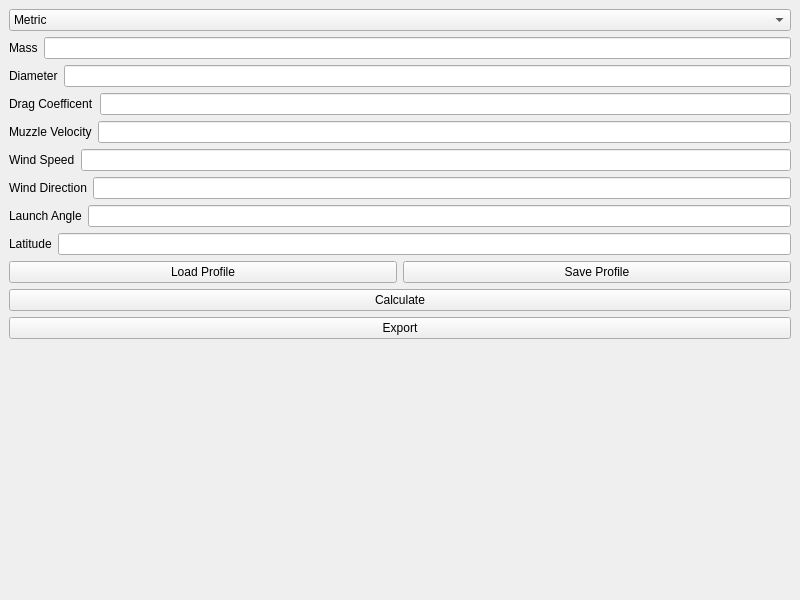
<?xml version="1.0" encoding="UTF-8"?>
<ui version="4.0">
 <class>MainWindow</class>
 <widget class="QMainWindow" name="MainWindow">
  <property name="geometry">
   <rect>
    <x>0</x>
    <y>0</y>
    <width>800</width>
    <height>600</height>
   </rect>
  </property>
  <property name="windowTitle">
   <string>MainWindow</string>
  </property>
  <widget class="QWidget" name="centralwidget">
   <layout class="QVBoxLayout" name="verticalLayout">
    <item>
     <widget class="QComboBox" name="unitComboBox">
      <item>
       <property name="text">
        <string>Metric</string>
       </property>
      </item>
      <item>
       <property name="text">
        <string>Imperial</string>
       </property>
      </item>
     </widget>
    </item>
    <item>
     <layout class="QHBoxLayout" name="horizontalLayout">
      <item>
       <widget class="QLabel" name="massLabel">
        <property name="text">
         <string>Mass</string>
        </property>
       </widget>
      </item>
      <item>
       <widget class="QLineEdit" name="massEdit"/>
      </item>
     </layout>
    </item>
    <item>
     <layout class="QHBoxLayout" name="horizontalLayout_2">
      <item>
       <widget class="QLabel" name="diameterLabel">
        <property name="text">
         <string>Diameter</string>
        </property>
       </widget>
      </item>
      <item>
       <widget class="QLineEdit" name="diameterEdit"/>
      </item>
     </layout>
    </item>
    <item>
     <layout class="QHBoxLayout" name="horizontalLayout_8">
      <item>
       <widget class="QLabel" name="dragCoeffLabel">
        <property name="text">
         <string>Drag Coefficent</string>
        </property>
       </widget>
      </item>
      <item>
       <widget class="QLineEdit" name="dragCoeffEdit"/>
      </item>
     </layout>
    </item>
    <item>
     <layout class="QHBoxLayout" name="horizontalLayout_3">
      <item>
       <widget class="QLabel" name="muzzleVelocityLabel">
        <property name="text">
         <string>Muzzle Velocity</string>
        </property>
       </widget>
      </item>
      <item>
       <widget class="QLineEdit" name="muzzleVelocityEdit"/>
      </item>
     </layout>
    </item>
    <item>
     <layout class="QHBoxLayout" name="horizontalLayout_4">
      <item>
       <widget class="QLabel" name="windSpeedLabel">
        <property name="text">
         <string>Wind Speed</string>
        </property>
       </widget>
      </item>
      <item>
       <widget class="QLineEdit" name="windSpeedEdit"/>
      </item>
     </layout>
    </item>
    <item>
     <layout class="QHBoxLayout" name="horizontalLayout_6">
      <item>
       <widget class="QLabel" name="windDirectionLabel">
        <property name="text">
         <string>Wind Direction</string>
        </property>
       </widget>
      </item>
      <item>
       <widget class="QLineEdit" name="windDirectionEdit"/>
      </item>
     </layout>
    </item>
    <item>
     <layout class="QHBoxLayout" name="horizontalLayout_5">
      <item>
       <widget class="QLabel" name="windSpeedLabel_2">
        <property name="text">
         <string>Launch Angle</string>
        </property>
       </widget>
      </item>
      <item>
       <widget class="QLineEdit" name="launchAngleEdit"/>
      </item>
     </layout>
    </item>
    <item>
     <layout class="QHBoxLayout" name="horizontalLayout_7">
      <item>
       <widget class="QLabel" name="latitudeLabel">
        <property name="text">
         <string>Latitude</string>
        </property>
       </widget>
      </item>
      <item>
       <widget class="QLineEdit" name="latitudeEdit"/>
      </item>
     </layout>
    </item>
    <item>
     <layout class="QHBoxLayout" name="horizontalLayout_9">
      <item>
       <widget class="QPushButton" name="loadProfileButton">
        <property name="text">
         <string>Load Profile</string>
        </property>
       </widget>
      </item>
      <item>
       <widget class="QPushButton" name="saveProfileButton">
        <property name="text">
         <string>Save Profile</string>
        </property>
       </widget>
      </item>
     </layout>
    </item>
    <item>
     <widget class="QPushButton" name="calculateButton">
      <property name="text">
       <string>Calculate</string>
      </property>
     </widget>
    </item>
    <item>
     <widget class="QPushButton" name="exportButton">
      <property name="text">
       <string>Export</string>
      </property>
     </widget>
    </item>
    <item>
     <widget class="QCustomPlot" name="plot" native="true"/>
    </item>
   </layout>
  </widget>
 </widget>
 <customwidgets>
  <customwidget>
   <class>QCustomPlot</class>
   <extends>QWidget</extends>
   <header>qcustomplot.h</header>
   <container>1</container>
  </customwidget>
 </customwidgets>
 <resources/>
 <connections/>
</ui>
